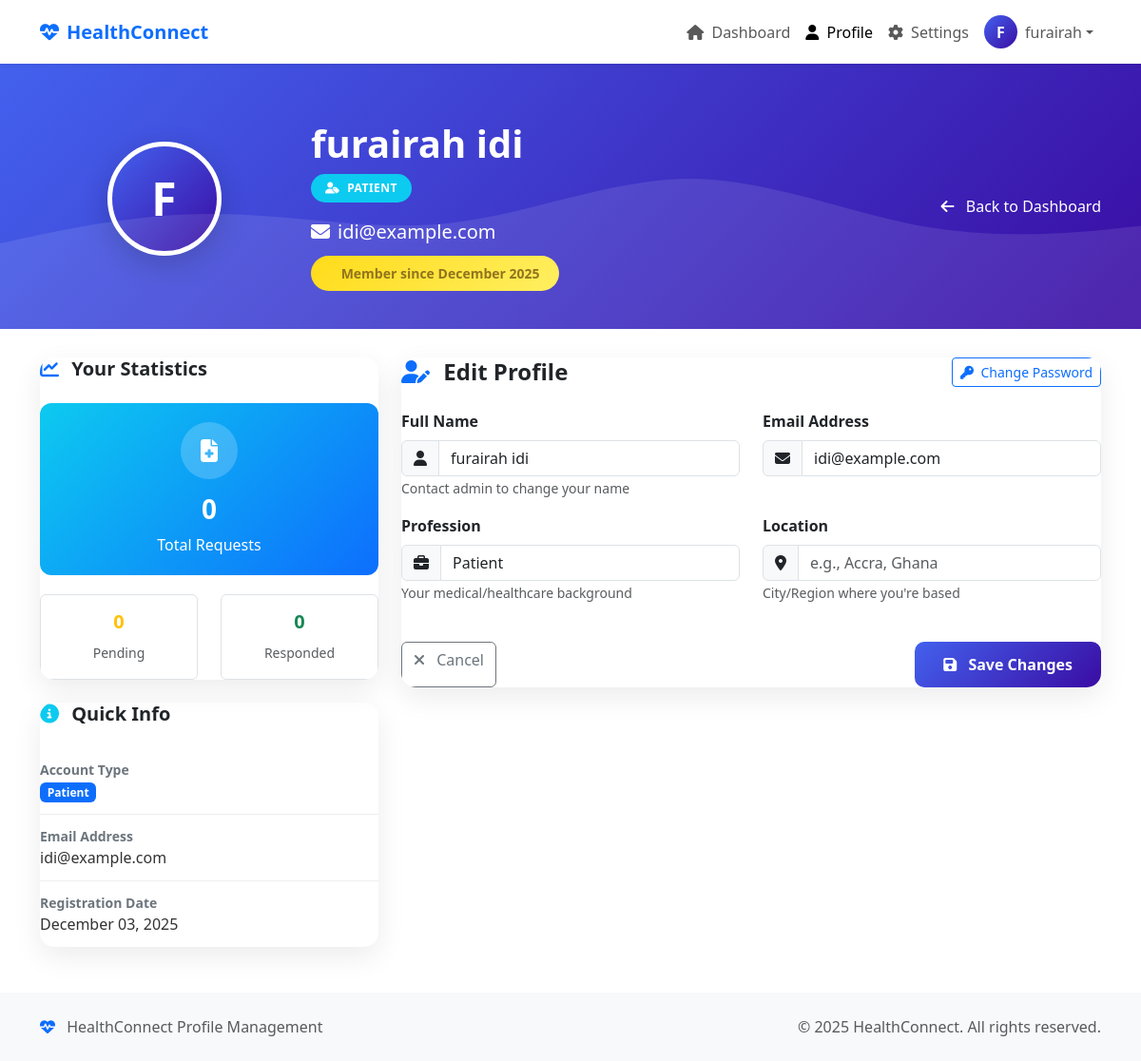
The page /views/auth/profile.php (signed in) on the database its author committed.
### tables this page shows
CREATE TABLE `hc_users` (
  `user_id` int(11) NOT NULL,
  `full_name` varchar(100) NOT NULL,
  `profession` varchar(100) DEFAULT NULL,
  `email_address` varchar(100) NOT NULL,
  `location` varchar(100) DEFAULT NULL,
  `password_hash` varchar(255) NOT NULL,
  `user_role` enum('patient','volunteer','doctor','admin') NOT NULL,
  `is_approved` tinyint(1) DEFAULT 0,
  `certificate_filename` varchar(255) DEFAULT NULL,
  `date_created` timestamp NOT NULL DEFAULT current_timestamp(),
  `created_at` timestamp NOT NULL DEFAULT current_timestamp(),
  `last_updated` timestamp NOT NULL DEFAULT current_timestamp() ON UPDATE current_timestamp(),
  `is_active` tinyint(1) DEFAULT 1
);

### views/auth/profile.php (the view, shortened to what this page needs)
<?php
require_once '../../app/config/database.php';
$user_id = $_SESSION['user_id'];
$user_role = $_SESSION['user_role'];
$user_name = $_SESSION['user_name'];
$sql = "SELECT full_name, email_address, profession, location, date_created, is_approved FROM hc_users WHERE user_id = :user_id";
$stmt = $pdo->prepare($sql);
$stmt->execute([':user_id' => $user_id]);
$user = $stmt->fetch();
$stats = [];
if ($user_role === 'patient') {
    $sql = "SELECT
        COUNT(*) as total_requests,
        SUM(CASE WHEN request_status = 'pending' THEN 1 ELSE 0 END) as pending_requests,
        SUM(CASE WHEN request_status = 'responded' THEN 1 ELSE 0 END) as responded_requests
        FROM hc_medical_requests WHERE patient_id = :user_id";
    $stmt = $pdo->prepare($sql);
    $stmt->execute([':user_id' => $user_id]);
    $stats = $stmt->fetch();
}
?>
<!DOCTYPE html>
<html lang="en">
<head>
    <link href="https://cdn.jsdelivr.net/npm/bootstrap@5.3.2/dist/css/bootstrap.min.css" rel="stylesheet">
    <link rel="stylesheet" href="https://cdnjs.cloudflare.com/ajax/libs/font-awesome/6.4.0/css/all.min.css">
</head>
<body>
    <nav class="navbar navbar-expand-lg navbar-light bg-white shadow-sm sticky-top">
        <div class="container">
            <a class="navbar-brand fw-bold text-primary" href="../../index.php">
                <i class="fas fa-heartbeat me-2"></i>HealthConnect
            </a>
            <div class="collapse navbar-collapse" id="navbarNav">
                <ul class="navbar-nav ms-auto align-items-center">
                    <li class="nav-item">
                        <a class="nav-link" href="<?php echo $user_role; ?>-dashboard.php">
                            <i class="fas fa-home me-1"></i> Dashboard
                        </a>
                    </li>
                    <li class="nav-item">
                        <a class="nav-link active" href="profile.php">
                            <i class="fas fa-user me-1"></i> Profile
                        </a>
                    </li>
                    <li class="nav-item">
                        <a class="nav-link" href="settings.php">
                            <i class="fas fa-cog me-1"></i> Settings
                        </a>
                    </li>
                    <li class="nav-item dropdown">
                        <a class="nav-link dropdown-toggle d-flex align-items-center" href="#" role="button" data-bs-toggle="dropdown">
                            <div class="profile-avatar-small me-2" style="width: 35px; height: 35px; background: var(--primary-gradient); color: white; border-radius: 50%; display: flex; align-items: center; justify-content: center; font-size: 16px; font-weight: bold;">
                                <?php echo strtoupper(substr($user_name, 0, 1)); ?>
                            </div>
                            <span><?php echo htmlspecialchars(explode(' ', $user_name)[0]); ?></span>
                        </a>
                    </li>
                </ul>
            </div>
        </div>
    </nav>
    <div class="profile-header">
        <div class="container">
            <div class="row align-items-center">
                <div class="col-md-3 text-center text-md-start">
                    <div class="profile-avatar mb-3">
                        <?php echo strtoupper(substr($user['full_name'], 0, 1)); ?>
                    </div>
                </div>
                <div class="col-md-6">
                    <h1 class="fw-bold mb-2"><?php echo htmlspecialchars($user['full_name']); ?></h1>
                    <div class="d-flex align-items-center mb-3">
                        <span class="user-badge badge-<?php echo $user_role; ?> me-3">
                            <i class="fas fa-user-tag me-1"></i>
                            <?php echo ucfirst($user_role); ?>
                        </span>
                    </div>
                    <p class="lead mb-0">
                        <i class="fas fa-envelope me-2"></i><?php echo htmlspecialchars($user['email_address']); ?>
                    </p>
                    <?php if ($user['date_created']): ?>
                        <div class="member-since">
                            Member since <?php echo date('F Y', strtotime($user['date_created'])); ?>
                        </div>
                    <?php endif; ?>
                </div>
                <div class="col-md-3 text-end">
                    <a href="<?php echo $user_role; ?>-dashboard.php" class="nav-back-btn">
                        <i class="fas fa-arrow-left me-2"></i> Back to Dashboard
                    </a>
                </div>
            </div>
        </div>
    </div>
    <div class="container">
        <div class="row">
            <div class="col-lg-4">
                <div class="profile-card mb-4">
                    <div class="card-body">
                        <h5 class="fw-bold mb-4"><i class="fas fa-chart-line me-2 text-primary"></i> Your Statistics</h5>
                        <?php if ($user_role === 'patient'): ?>
                            <div class="stat-card patient">
                                <div class="stat-icon">
                                    <i class="fas fa-file-medical"></i>
                                </div>
                                <h3 class="fw-bold"><?php echo $stats['total_requests'] ?? 0; ?></h3>
                                <p class="mb-0">Total Requests</p>
                            </div>
                            <div class="row">
                                <div class="col-6">
                                    <div class="text-center p-3 border rounded">
                                        <h5 class="fw-bold text-warning"><?php echo $stats['pending_requests'] ?? 0; ?></h5>
                                        <small class="text-muted">Pending</small>
                                    </div>
                                </div>
                                <div class="col-6">
                                    <div class="text-center p-3 border rounded">
                                        <h5 class="fw-bold text-success"><?php echo $stats['responded_requests'] ?? 0; ?></h5>
                                        <small class="text-muted">Responded</small>
                                    </div>
                                </div>
                            </div>
                        <?php endif; ?>
                    </div>
                </div>
                <div class="profile-card">
                    <div class="card-body">
                        <h5 class="fw-bold mb-4"><i class="fas fa-info-circle me-2 text-info"></i> Quick Info</h5>
                        <div class="info-item">
                            <div class="info-label">Account Type</div>
                            <div class="info-value">
                                <span class="badge bg-primary"><?php echo ucfirst($user_role); ?></span>
                            </div>
                        </div>
                        <div class="info-item">
                            <div class="info-label">Email Address</div>
                            <div class="info-value"><?php echo htmlspecialchars($user['email_address']); ?></div>
                        </div>
                        <div class="info-item">
                            <div class="info-label">Registration Date</div>
                            <div class="info-value"><?php echo date('F d, Y', strtotime($user['date_created'])); ?></div>
                        </div>
                    </div>
                </div>
            </div>
            <div class="col-lg-8">
                <div class="profile-card">
                    <div class="card-body">
                        <div class="d-flex justify-content-between align-items-center mb-4">
                            <h4 class="fw-bold mb-0"><i class="fas fa-user-edit me-2 text-primary"></i> Edit Profile</h4>
                            <a href="change-password.php" class="btn btn-outline-primary btn-sm">
                                <i class="fas fa-key me-1"></i> Change Password
                            </a>
                        </div>
                        <form method="POST">
                            <div class="row">
                                <div class="col-md-6 mb-3">
                                    <label class="form-label fw-bold">Full Name</label>
                                    <div class="input-group">
                                        <span class="input-group-text"><i class="fas fa-user"></i></span>
                                        <input type="text" class="form-control" value="<?php echo htmlspecialchars($user['full_name']); ?>" readonly>
                                    </div>
                                    <small class="text-muted">Contact admin to change your name</small>
                                </div>
                                <div class="col-md-6 mb-3">
                                    <label class="form-label fw-bold">Email Address</label>
                                    <div class="input-group">
                                        <span class="input-group-text"><i class="fas fa-envelope"></i></span>
                                        <input type="email" class="form-control" value="<?php echo htmlspecialchars($user['email_address']); ?>" readonly>
                                    </div>
                                </div>
                            </div>
                            <div class="row">
                                <div class="col-md-6 mb-3">
                                    <label class="form-label fw-bold">Profession</label>
                                    <div class="input-group">
                                        <span class="input-group-text"><i class="fas fa-briefcase"></i></span>
                                        <input type="text" name="profession" class="form-control"
                                               value="<?php echo htmlspecialchars($user['profession'] ?? ''); ?>"
                                               placeholder="e.g., Nurse, Medical Student, Doctor" required>
                                    </div>
                                    <small class="text-muted">Your medical/healthcare background</small>
                                </div>
                                <div class="col-md-6 mb-3">
                                    <label class="form-label fw-bold">Location</label>
                                    <div class="input-group">
                                        <span class="input-group-text"><i class="fas fa-map-marker-alt"></i></span>
                                        <input type="text" name="location" class="form-control"
                                               value="<?php echo htmlspecialchars($user['location'] ?? ''); ?>"
                                               placeholder="e.g., Accra, Ghana" required>
                                    </div>
                                    <small class="text-muted">City/Region where you're based</small>
                                </div>
                            </div>
                            <div class="d-flex justify-content-between mt-4">
                                <a href="<?php echo $user_role; ?>-dashboard.php" class="btn btn-outline-secondary">
                                    <i class="fas fa-times me-2"></i> Cancel
                                </a>
                                <button type="submit" class="btn btn-primary">
                                    <i class="fas fa-save me-2"></i> Save Changes
                                </button>
                            </div>
                        </form>
                    </div>
                </div>
            </div>
        </div>
    </div>
    <footer class="bg-light py-4 mt-5">
        <div class="container">
            <div class="row align-items-center">
                <div class="col-md-6">
                    <p class="mb-0 text-muted">
                        <i class="fas fa-heartbeat text-primary me-2"></i>
                        HealthConnect Profile Management
                    </p>
                </div>
                <div class="col-md-6 text-end">
                    <p class="mb-0 text-muted">
                        &copy; <?php echo date('Y'); ?> HealthConnect. All rights reserved.
                    </p>
                </div>
            </div>
        </div>
    </footer>
</body>
</html>

### views/auth/profile.php (style rules this page uses)
:root { --primary-gradient: linear-gradient(135deg, #4361ee 0%, #3a0ca3 100%); --success-gradient: linear-gradient(135deg, #28a745 0%, #20c997 100%); --warning-gradient: linear-gradient(135deg, #ffc107 0%, #fd7e14 100%); }
.profile-header { background: var(--primary-gradient); color: white; padding: 60px 0 40px; margin-bottom: 30px; position: relative; overflow: hidden; }
.profile-header::before { content: ''; position: absolute; top: 0; left: 0; right: 0; bottom: 0; background-size: cover; background-position: center; }
.profile-avatar { width: 120px; height: 120px; background: var(--primary-gradient); color: white; border-radius: 50%; display: flex; align-items: center; justify-content: center; font-size: 48px; font-weight: bold; border: 5px solid white; box-shadow: 0 10px 30px rgba(0,0,0,0.2); margin: 0 auto; }
.profile-card { border: none; border-radius: 15px; box-shadow: 0 10px 30px rgba(0,0,0,0.08); transition: all 0.3s ease; overflow: hidden; }
.stat-card { border-radius: 12px; padding: 20px; color: white; margin-bottom: 20px; text-align: center; transition: all 0.3s ease; }
.stat-card.patient { background: linear-gradient(135deg, #0dcaf0, #0d6efd); }
.stat-icon { width: 60px; height: 60px; background: rgba(255,255,255,0.2); border-radius: 50%; display: flex; align-items: center; justify-content: center; font-size: 24px; margin: 0 auto 15px; }
.btn-primary { background: var(--primary-gradient); border: none; padding: 12px 30px; border-radius: 10px; font-weight: 600; transition: all 0.3s ease; }
.user-badge { padding: 6px 15px; border-radius: 20px; font-size: 12px; font-weight: 600; text-transform: uppercase; letter-spacing: 0.5px; }
.badge-patient { background: #0dcaf0; color: white; }
.info-item { padding: 12px 0; border-bottom: 1px solid #eee; }
.info-item:last-child { border-bottom: none; }
.info-label { font-weight: 600; color: #6c757d; font-size: 14px; }
.info-value { font-weight: 500; color: #333; }
.nav-back-btn { color: white; text-decoration: none; transition: all 0.3s ease; }
.member-since { background: linear-gradient(135deg, #ffd700 0%, #ffed4e 100%); color: #856404; padding: 8px 20px; border-radius: 20px; font-size: 14px; font-weight: 600; display: inline-block; margin-top: 10px; }

### rows shown on the page
hc_users: full_name "F", full_name "furairah idi", email_address "idi@example.com", date_created "December 2025", date_created "December 03, 2025", profession "Patient"

### other values the page prints
substr($user_name, 0, 1) "F"
explode(' ', $user_name)[0] "furairah"
$user_role "PATIENT"
$stats['total_requests'] "0"
$stats['pending_requests'] "0"
$stats['responded_requests'] "0"
$user_role "Patient"
